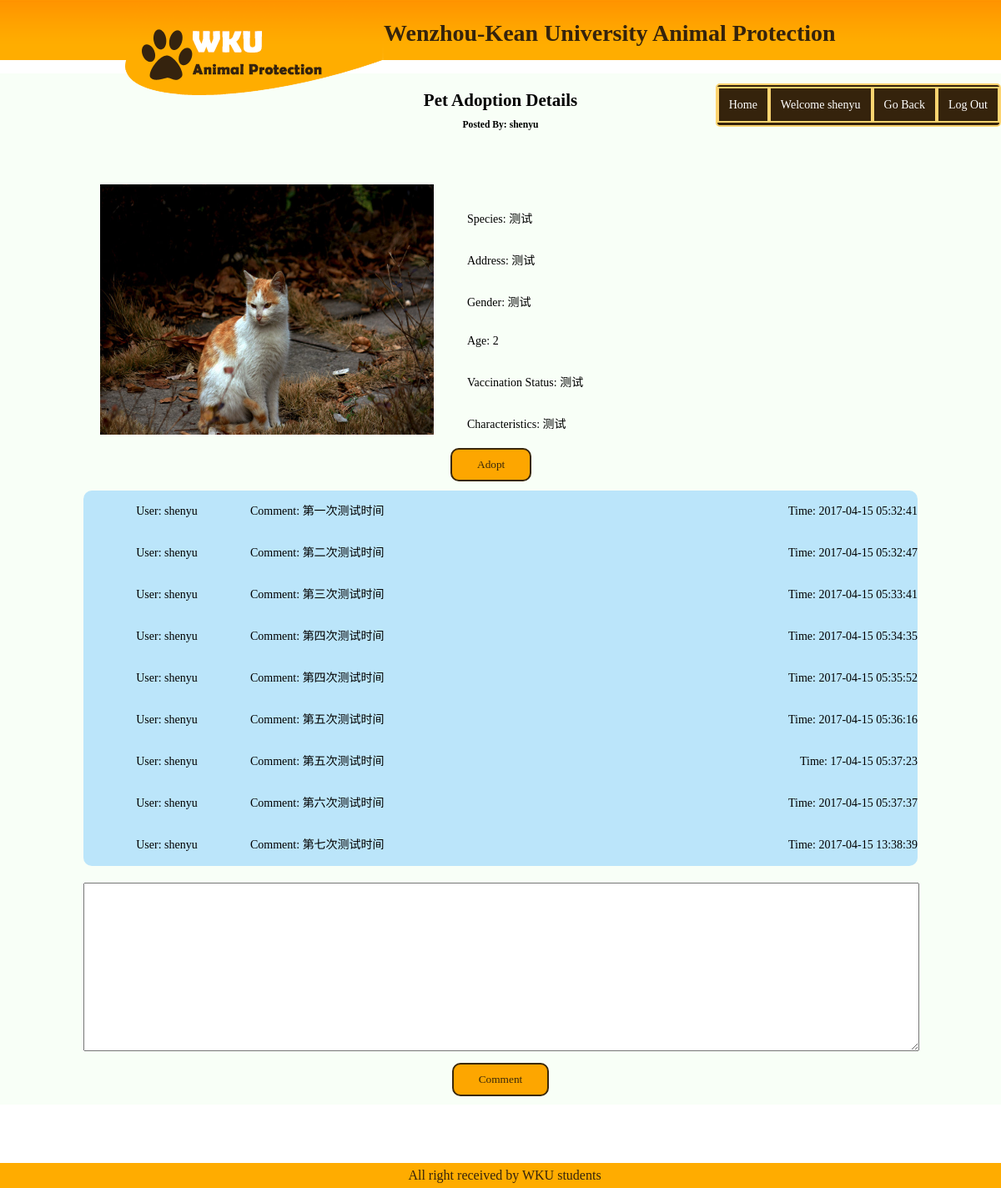
Page /pet-detail.php?id=21 (signed in) on the committed database.
### tables this page shows
CREATE TABLE IF NOT EXISTS `user` (
  `id` int(255) NOT NULL AUTO_INCREMENT,
  `username` varchar(255) NOT NULL,
  `password` varchar(255) NOT NULL,
  `policy` int(255) NOT NULL DEFAULT 1,
  `isdata` int(255) NOT NULL DEFAULT 0,
  PRIMARY KEY (`id`) USING BTREE
);

CREATE TABLE IF NOT EXISTS `home_pet` (
  `id` int(255) NOT NULL AUTO_INCREMENT,
  `uid` int(255) NOT NULL,
  `bin_data` varchar(255) NOT NULL,
  `category` varchar(255) NOT NULL,
  `place` varchar(255) NOT NULL,
  `sex` varchar(255) NOT NULL,
  `age` int(255) NOT NULL,
  `vacc` varchar(255) NOT NULL,
  `message` varchar(255) NOT NULL,
  PRIMARY KEY (`id`) USING BTREE
);

CREATE TABLE IF NOT EXISTS `comment` (
  `id` int(255) NOT NULL AUTO_INCREMENT,
  `pid` int(255) NOT NULL,
  `uid` int(255) NOT NULL,
  `username` varchar(255) NOT NULL,
  `message` varchar(255) NOT NULL,
  `time` varchar(255) NOT NULL,
  PRIMARY KEY (`id`) USING BTREE,
  KEY `pid` (`pid`) USING BTREE
);

### pet-detail.php (the view, shortened to what this page needs)
<?php
require_once("include.php");
mysqli_query($link,'set names utf8 ');
$pid=$_GET['id'];
$sql="select * from home_pet where id=$pid";
$result=mysqli_query($link, $sql);
$row=mysqli_fetch_assoc($result);
	$data=$row['bin_data'];
	$cate=$row['category'];
	$place=$row['place'];
	$sex=$row['sex'];
	$age=$row['age'];
	$vacc=$row['vacc'];
	$mes=$row['message'];
	$puid=$row['uid'];
$sql1="select * from comment where pid=$pid";
$result1=mysqli_query($link, $sql1);
		if($result1&&mysqli_num_rows($result1))	{
			while($row1=mysqli_fetch_assoc($result1)){
				$data1[]=$row1;
			}
		}
$sql2="select * from user where id=$puid";
$result2=mysqli_query($link, $sql2);
$row2=mysqli_fetch_assoc($result2);
?>
<!DOCTYPE html>
<html>
<head>
<link rel="stylesheet" type="text/css" href="css/main.css">
<link rel="stylesheet" type="text/css" href="css/pet-detail.css">
</head>
<body>
	<div class="header">
		<div class="container">
			<div class="header-top">
				<a href="#" id="logo"><img src="img/logo.png" width="310" height="114" alt=""></a>
				<div class="htitle"><h1><a href="#">Wenzhou-Kean University Animal Protection</a></h1></div>
				<div class="hbtn">
					<ul>
					<li><a href="index.php">Home</a></li>
					<li class="php"><?php
					$uid=$_SESSION['uid'];
				if ($_SESSION['policy']==1){
					$htmlCode="<a href=\"personal/personal.php?id=$uid\">Welcome ";
					echo $htmlCode;
				} else {
					$htmlCode="<a href=\"admin/admin.php\">Welcome ";
					echo $htmlCode;
				}
					?> <?php echo $_SESSION['username']?></a>
					</li>
					<li><a href="pet-main.php">Go Back</a></li>
					<li><a href="php/out.php">Log Out</a></li>
				</ul>
				</div>
			</div>
		</div>
	</div>
	<br>
	<div class="content">
		<div class="cont-main">
			<div class="main-title"><h2>Pet Adoption Details</h2><h5>Posted By: <?php echo $row2['username'];?></h5></div>
			<form method="post" action="php/get.handle.php?id=<?php echo $pid ?>">
				<div class="main-img"><img src="<?php echo $data?>"></div>
				<div class="main-inner">
					<ul>
						<li>Species: <?php echo $cate?></li>
						<li>Address: <?php echo $place?></li>
						<li>Gender: <?php echo $sex?></li>
						<li>Age: <?php echo $age?></li>
						<li>Vaccination Status: <?php echo $vacc?></li>
						<li>Characteristics: <?php echo $mes?></li>
					</ul>
				</div>
				<div class="main-btn">
					<input class="button" type="submit" value="Adopt">
				</div>
			</form>
		</div>
		<div class="cont-com">
<?php
		if(!empty($data1)){
			foreach($data1 as $value1){
	?>
			<div class="com-user">
				User: <?php echo $value1['username']?>
			</div>
			<div class="com-main">
				Comment: <?php echo $value1['message']?>
				<span id="time">Time: <?php echo $value1['time'] ?></span>
			</div>
<?php }} ?>
		</div>
		<div class="pinglun">
			<form method="post" action="php/pinglunSubmit.handle.php">
				<div class="pinglun_text">
					<textarea name="message"></textarea>
				</div>
				<div class="pinglun_btn">
					<input type="submit" class="button" value="Comment"/>
				</div>
			</form>
		</div>
	</div>
</body>
<footer>
  <p>All right received by WKU students</p>
</footer>
</html>

### css/main.css (style rules this page uses)
a { text-decoration:none; }
li { list-style:none; }
* { margin:0px;padding:0px; font-family: "Comic Sans MS"; }
body { font-size:14px; color: black; margin:0; padding:0; background: url("../img/bg-body.gif"); background-repeat:repeat-x; position:relative; width:100%; min-height:740px; padding-bottom: 100px; box-sizing: border-box; }
.header { width:100%; height:72px; position:relative; margin:0 auto; }
.header a#logo { position:relative; z-index:100; float: left; }
.header a#logo img { border:0; margin-left: 150px; }
.header .container .header-top { overflow:hidden; margin:0px auto; color: white; }
.header .container .header-top h1 { font-family:"Comic Sans MS"; line-height:80px; margin-left:0px; }
.header .container .header-top h1 a { font-size: 28px; font-family: inherit; color: #35230c; }
.header .container .header-top .hbtn { background-color: #35230c; margin-top: 20px; height: 47.5px; float:right; border: solid #000; border-width: 2.5px; border-color: #fcd470; border-radius: 5px; }
.header .container .header-top li { margin-top: -26px; float:left; line-height:100px; }
.header .container .header-top li a { border: solid #000; border-width: 2.5px; border-color: #fcd470; padding: 12px; background-color: #35230c; color: white; }
.header .container .header-top .htitle { float:left; }
.button { border: solid; border-width: 2.5px; background-color: #3a280b; background: #fda600; padding:10px 30px; border-radius:10px; color: #3a280b; margin-bottom: 15px; }
footer { width: 100%; height: 20px; background-color: #ffac00; padding: 5px; float: left; position: absolute; bottom: 0; }
footer p { font-size: 16px; text-align: center; color: #35230c; line-height: 20px; }

### css/pet-detail.css (style rules this page uses)
.content { overflow:hidden; height:auto; background-color:rgba(232,255,227,0.3); }
.content .cont-main { width:1000px; margin:20px auto; height:460px; }
.content .cont-main .main-title { text-align:center; }
.content .cont-main .main-img { float:left; margin:65px 20px; margin-bottom: 20px; }
.content .cont-main .main-img img { width:400px; height:300px; }
.content .cont-main .main-inner { float:left; width:500px; margin:65px 20px; margin-bottom: 20px; }
.content .cont-main .main-inner li { margin-top:30px; }
.cont-com { width: 1000px; margin: 20px auto; overflow: hidden; background: #bbe5fa; border-radius: 10px; }
.cont-com .com-user { width:200px; float: left; line-height: 50px; text-align: center; }
.cont-com .com-main { width: 800px; float: left; line-height: 50px; }
.pinglun_text { width: 1000px; margin: 10px auto; }
.pinglun_text textarea { width:1000px; height: 200px; }
.pinglun_btn input { margin: 10px auto; display: block; }
h5 { margin-top:10px; }
#time,#del { float: right; }

### rows in the picture
user: username "shenyu"
home_pet: bin_data (picture), category "测试", place "测试", sex "测试", age "2", vacc "测试", message "测试"
comment: username "shenyu", message "第一次测试时间", time "2017-04-15 05:32:41"
comment: username "shenyu", message "第二次测试时间", time "2017-04-15 05:32:47"
comment: username "shenyu", message "第三次测试时间", time "2017-04-15 05:33:41"
comment: username "shenyu", message "第四次测试时间", time "2017-04-15 05:34:35"
comment: username "shenyu", message "第四次测试时间", time "2017-04-15 05:35:52"
comment: username "shenyu", message "第五次测试时间", time "2017-04-15 05:36:16"
comment: username "shenyu", message "第五次测试时间", time "17-04-15 05:37:23"
comment: username "shenyu", message "第六次测试时间", time "2017-04-15 05:37:37"
comment: username "shenyu", message "第七次测试时间", time "2017-04-15 13:38:39"

### other values in the picture
$_SESSION['username'] "shenyu"
